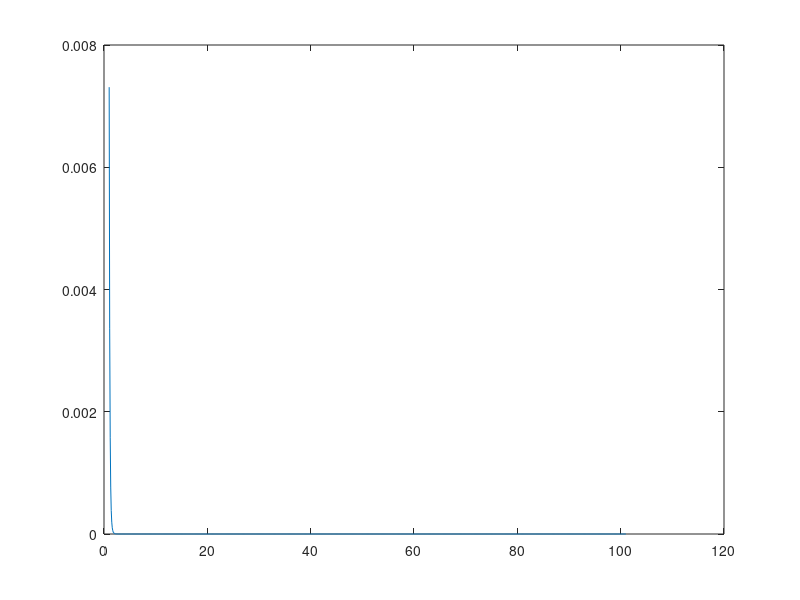
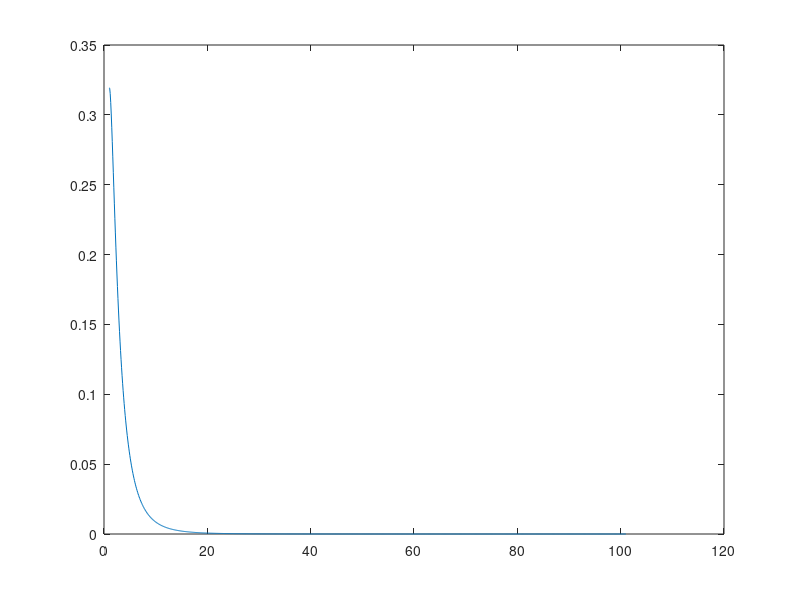
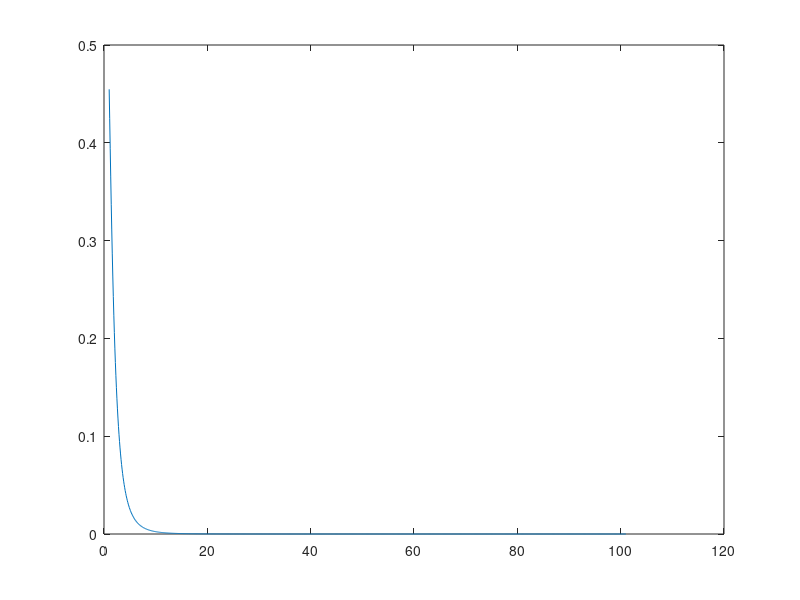
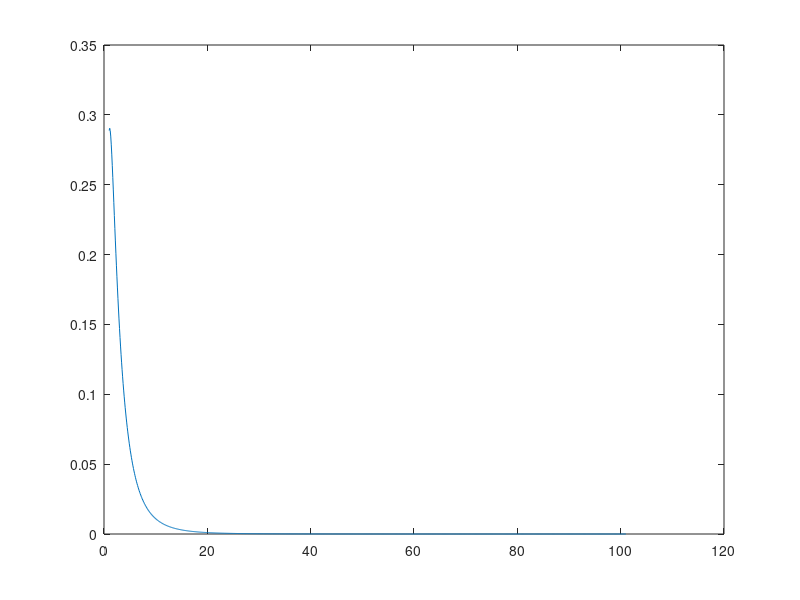

Write the MATLAB code that produced these figures, in order. (Note: this script raises an error after producing the figures.)
clc;
clear all;

fileID = fopen('roorkeex.txt','r');
x= fscanf(fileID,'%f %f\n',[1,Inf]);
x=x';
fclose(fileID);

fileID = fopen('roorkeey.txt','r');
y= fscanf(fileID,'%f %f\n',[1,Inf]);
y=y';
fclose(fileID);

for i=1:8  
    for j=1:2000
        tx(j)=x((2000*(i-1))+j);
        ty(j)=y((2000*(i-1))+j);
    end
    figure,plot(tx,ty);
end